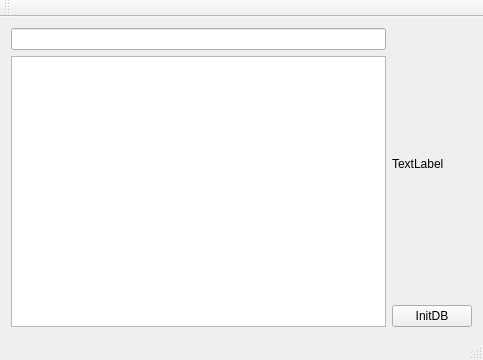
<?xml version="1.0" encoding="UTF-8"?>
<ui version="4.0">
 <class>MainWindow</class>
 <widget class="QMainWindow" name="MainWindow">
  <property name="geometry">
   <rect>
    <x>0</x>
    <y>0</y>
    <width>483</width>
    <height>360</height>
   </rect>
  </property>
  <property name="windowTitle">
   <string>MainWindow</string>
  </property>
  <widget class="QWidget" name="centralWidget">
   <layout class="QHBoxLayout" name="horizontalLayout">
    <item>
     <layout class="QVBoxLayout" name="verticalLayout">
      <item>
       <widget class="QLineEdit" name="lineEdit"/>
      </item>
      <item>
       <widget class="QListWidget" name="listWidget"/>
      </item>
     </layout>
    </item>
    <item>
     <layout class="QVBoxLayout" name="verticalLayout_2">
      <item>
       <widget class="QLabel" name="label">
        <property name="text">
         <string>TextLabel</string>
        </property>
       </widget>
      </item>
      <item>
       <widget class="QPushButton" name="pushButton">
        <property name="text">
         <string>InitDB</string>
        </property>
       </widget>
      </item>
     </layout>
    </item>
   </layout>
  </widget>
  <widget class="QMenuBar" name="menuBar">
   <property name="geometry">
    <rect>
     <x>0</x>
     <y>0</y>
     <width>483</width>
     <height>22</height>
    </rect>
   </property>
  </widget>
  <widget class="QToolBar" name="mainToolBar">
   <attribute name="toolBarArea">
    <enum>TopToolBarArea</enum>
   </attribute>
   <attribute name="toolBarBreak">
    <bool>false</bool>
   </attribute>
  </widget>
  <widget class="QStatusBar" name="statusBar"/>
 </widget>
 <layoutdefault spacing="6" margin="11"/>
 <resources/>
 <connections/>
</ui>
